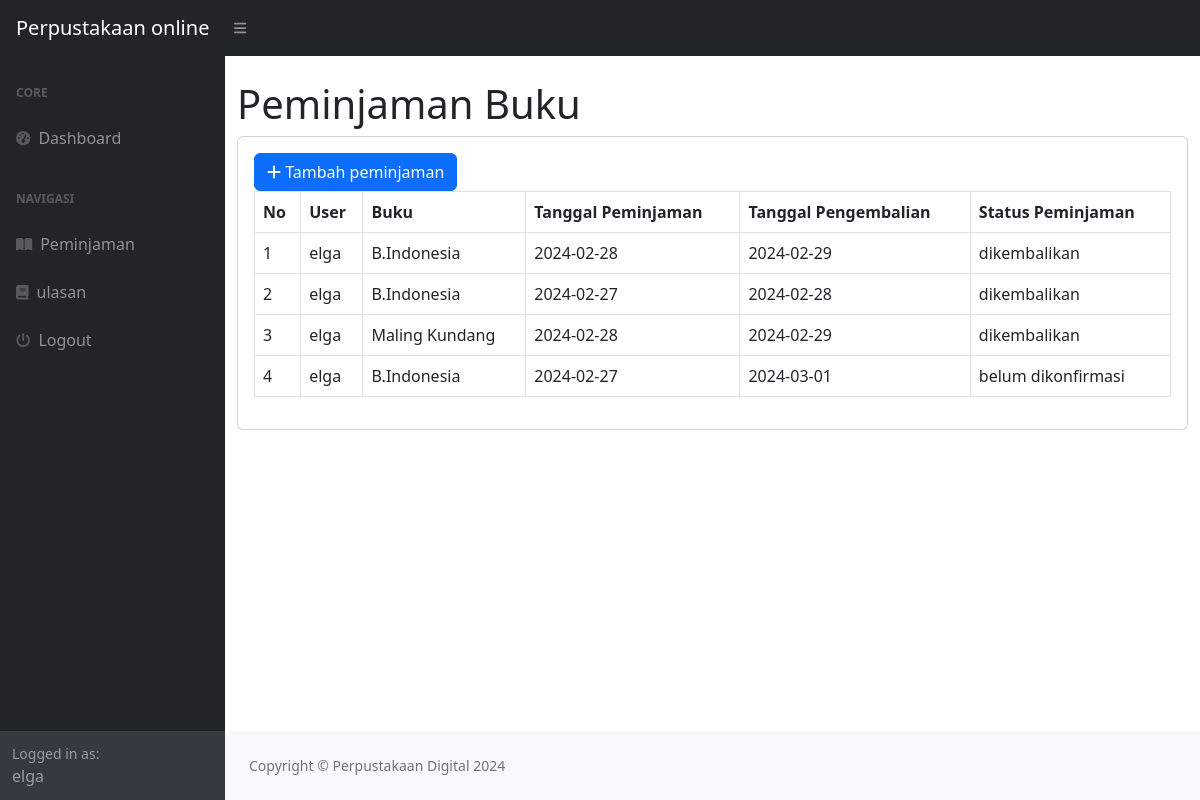
Screenshot of /index.php?page=peminjaman (signed in) with the database file from the repository.
### tables this page shows
CREATE TABLE `peminjaman` (
  `id_peminjaman` int(11) NOT NULL,
  `id_user` int(11) DEFAULT NULL,
  `id_buku` int(11) DEFAULT NULL,
  `tanggal_peminjaman` varchar(50) DEFAULT NULL,
  `tanggal_pengembalian` varchar(50) DEFAULT NULL,
  `status_peminjaman` enum('dipinjam','dikembalikan','belum dikonfirmasi') DEFAULT NULL
);

CREATE TABLE `user` (
  `id_user` int(11) NOT NULL,
  `nama` varchar(50) DEFAULT NULL,
  `username` varchar(50) DEFAULT NULL,
  `password` varchar(50) DEFAULT NULL,
  `email` varchar(50) DEFAULT NULL,
  `alamat` text DEFAULT NULL,
  `no_telpon` varchar(50) DEFAULT NULL,
  `level` enum('admin','petugas','peminjam') DEFAULT NULL
);

CREATE TABLE `buku` (
  `id_buku` int(11) NOT NULL,
  `id_kategori` int(11) DEFAULT NULL,
  `sampul` varchar(20) NOT NULL,
  `judul` varchar(20) DEFAULT NULL,
  `penulis` varchar(50) DEFAULT NULL,
  `tahun_terbit` int(11) DEFAULT NULL,
  `deskripsi` text NOT NULL,
  `stok` int(11) NOT NULL
);

### peminjaman.php (the view)
<h1 class="mt-4">Peminjaman Buku</h1>
<div class="card">
    <div class="card-body">
    <div class="row">
    <div class="col-md-12">
            <a href="?page=peminjaman_tambah" target="_blank" class="btn btn-primary"><i class="fa fa-plus"></i> Tambah peminjaman</a>
            <table class="table table-bordered" id="datatable" width="100%" cellspacing="0">
                <tr>
                    <th>No</th>
                    <th>User</th>
                    <th>Buku</th>
                    <th>Tanggal Peminjaman</th>
                    <th>Tanggal Pengembalian</th>
                    <th>Status Peminjaman</th>
                </tr>
                <?php
                $i = 1;
                    $query = mysqli_query($koneksi, "SELECT*FROM peminjaman LEFT JOIN user on user.id_user = peminjaman.id_user LEFT JOIN buku on buku.id_buku = peminjaman.id_buku WHERE peminjaman.id_user=" . $_SESSION['user']['id_user']);
                    while($data = mysqli_fetch_array($query)){
                        ?>
                        <tr>
                            <td><?php echo $i++; ?></td>
                            <td><?php echo $data['nama']; ?></td>
                            <td><?php echo $data['judul']; ?></td>
                            <td><?php echo $data['tanggal_peminjaman']; ?></td>
                            <td><?php echo $data['tanggal_pengembalian']; ?></td>
                            <td><?php echo $data['status_peminjaman']; ?></td>
                        </tr>
                        <?php
                    }
                ?>
        </table>
    </div>
</div>
        </div>
</div>

### rows the page displays
peminjaman: id_user.nama "elga", id_buku.judul "B.Indonesia", tanggal_peminjaman "2024-02-28", tanggal_pengembalian "2024-02-29", status_peminjaman "dikembalikan"
peminjaman: id_user.nama "elga", id_buku.judul "B.Indonesia", tanggal_peminjaman "2024-02-27", tanggal_pengembalian "2024-02-28", status_peminjaman "dikembalikan"
peminjaman: id_user.nama "elga", id_buku.judul "Maling Kundang", tanggal_peminjaman "2024-02-28", tanggal_pengembalian "2024-02-29", status_peminjaman "dikembalikan"
peminjaman: id_user.nama "elga", id_buku.judul "B.Indonesia", tanggal_peminjaman "2024-02-27", tanggal_pengembalian "2024-03-01", status_peminjaman "belum dikonfirmasi"

### other values shown
$_SESSION['user']['nama'] "elga"
